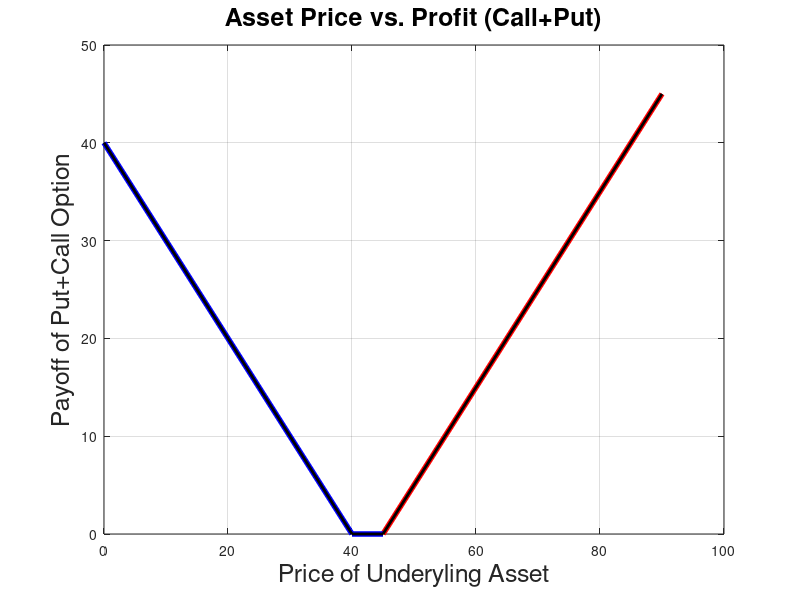

The MATLAB script that drew this image: (Note: this script raises an error after producing the figure.)
%%%%%%%%%%%%%%%%%%%%%%%%%%%%%%%%%%%%%%%%%%
% Question 1-a
%%%%%%%%%%%%%%%%%%%%%%%%%%%%%%%%%%%%%%%%%%

% use simple equation mentioned in the book and
% in this article: http://www.afr.com/personal_finance/investment_guide/investment_guide_options/
% to draw the graph

clc;

% call and put price
priceC = 45;
priceP = 40;

% intereset rate
r = 6/100;

% call option
assetPrice1 = [45 90];
callProfit  = [0 45];

% put option
assetPrice2 = [0 40 45];
putProfit  = [40 0 0];

% plot graphs
% figure(1);clf;
% hold on;
% grid on;
% box on;
% plot(assetPrice, callProfit, 'r', 'LineWidth', 2);
% xlabel('Price of Underyling Asset', 'FontSize', 18);
% ylabel('Payoff of Call Option', 'FontSize', 18);
% title('Asset Price vs. Profit (Call Option)', 'FontSize', 18);

% % plot graphs
% figure(1);clf;
% hold on;
% grid on;
% box on;
% plot(assetPrice, putProfit, 'b', 'LineWidth', 2);
% xlabel('Price of Underyling Asset', 'FontSize', 18);
% ylabel('Payoff of Put Option', 'FontSize', 18);
% title('Asset Price vs. Profit (Put Option)', 'FontSize', 18);

% plot graphs
figure(1);clf;
hold on;
grid on;
box on;
plot(assetPrice1, callProfit, 'r', 'LineWidth', 4);
plot(assetPrice2, putProfit, 'b', 'LineWidth', 4);
plot(assetPrice1, callProfit, 'k', 'LineWidth', 2);
plot(assetPrice2, putProfit, 'k', 'LineWidth', 2);
xlabel('Price of Underyling Asset', 'FontSize', 18);
ylabel('Payoff of Put+Call Option', 'FontSize', 18);
title('Asset Price vs. Profit (Call+Put)', 'FontSize', 18);
fLegend = legend('Call Profit', 'Put Profit', 'Location', 'nw');
set(fLegend, 'FontSize', 16);













